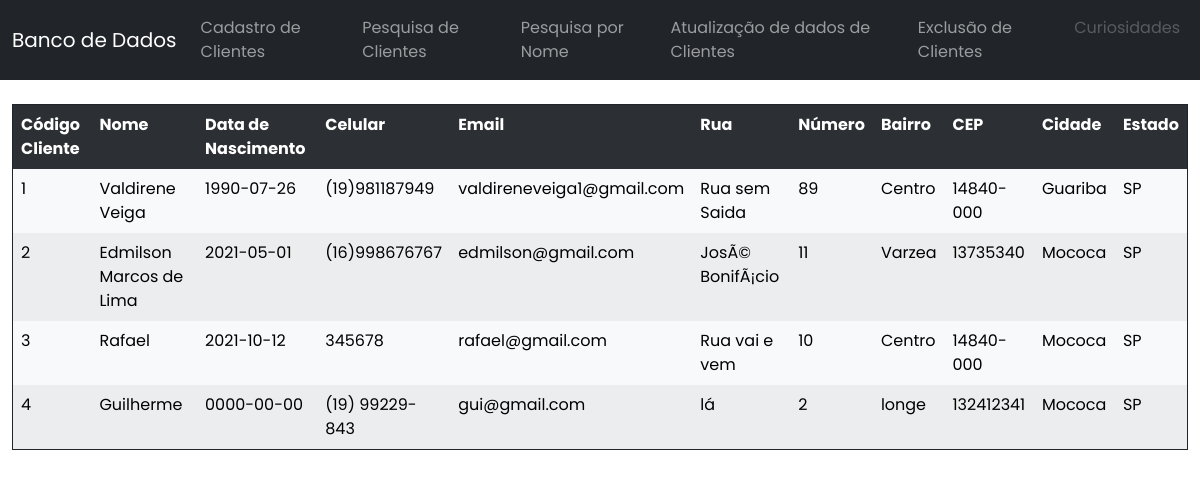
Screenshot of /ex3/consulta.php with the database file from the repository.
### tables this page shows
CREATE TABLE `tb_clientes` (
  `codcliente` int(11) NOT NULL,
  `nome` varchar(100) NOT NULL,
  `data_nasc` date NOT NULL,
  `celular` char(14) NOT NULL,
  `email` varchar(100) NOT NULL,
  `rua` varchar(100) NOT NULL,
  `numero` varchar(10) NOT NULL,
  `bairro` varchar(70) NOT NULL,
  `cep` char(9) NOT NULL,
  `cidade` varchar(100) NOT NULL,
  `estado` char(2) NOT NULL
);

### ex3/consulta.php (the view, shortened to what this page needs)
<!DOCTYPE html>
<html lang="en">
<head>
    <link href="https://cdn.jsdelivr.net/npm/bootstrap@5.1.3/dist/css/bootstrap.min.css" rel="stylesheet">
		<link rel="stylesheet" href="style.css">
</head>
<body>
  <?php
    require_once "conexao.php";
    $sql="select * from tb_clientes";
		$resultado=mysqli_query($conexao,$sql);
  ?>
  <div class="container-fluid mt-4">
    <table class="table table-light table-striped table-hover table-borderless border border-dark">
      <tr>
        <th class="table-dark">Código Cliente</th>
        <th class="table-dark">Nome</th>
        <th class="table-dark">Data de Nascimento</th>
        <th class="table-dark">Celular</th>
        <th class="table-dark">Email</th>
        <th class="table-dark">Rua</th>
        <th class="table-dark">Número</th>
        <th class="table-dark">Bairro</th>
        <th class="table-dark">CEP</th>
        <th class="table-dark">Cidade</th>
        <th class="table-dark">Estado</th>
      </tr>
  </div>
    <?php
      while ($linha=mysqli_fetch_array($resultado)) {
    ?>
    <tr>
        <td><?php echo $linha["codcliente"]?></td>
        <td><?php echo $linha["nome"]?></td>
        <td><?php echo $linha["data_nasc"]?></td>
        <td><?php echo $linha["celular"]?></td>
        <td><?php echo $linha["email"]?></td>
        <td><?php echo $linha["rua"]?></td>
        <td><?php echo $linha["numero"]?></td>
        <td><?php echo $linha["bairro"]?></td>
        <td><?php echo $linha["cep"]?></td>
        <td><?php echo $linha["cidade"]?></td>
        <td><?php echo $linha["estado"]?></td>
        <?php } ?>
    </tr>
</body>
</html>

### ex3/style.css (style rules this page uses)
*, *::before, *::after { box-sizing: border-box; margin: 0; padding: 0; }
body { min-height: 100vh; min-width: 100%; font-family: 'Poppins', sans-serif; }

### rows the page displays
tb_clientes: codcliente "1", nome "Valdirene Veiga", data_nasc "1990-07-26", celular "(19)981187949", email "valdireneveiga1@gmail.com", rua "Rua sem Saida", numero "89", bairro "Centro", cep "14840-000", cidade "Guariba", estado "SP"
tb_clientes: codcliente "2", nome "Edmilson Marcos de Lima", data_nasc "2021-05-01", celular "(16)998676767", email "edmilson@gmail.com", rua "JosÃ© BonifÃ¡cio", numero "11", bairro "Varzea", cep "13735340", cidade "Mococa", estado "SP"
tb_clientes: codcliente "3", nome "Rafael", data_nasc "2021-10-12", celular "345678", email "rafael@gmail.com", rua "Rua vai e vem", numero "10", bairro "Centro", cep "14840-000", cidade "Mococa", estado "SP"
tb_clientes: codcliente "4", nome "Guilherme", data_nasc "0000-00-00", celular "(19) 99229-843", email "gui@gmail.com", rua "lá", numero "2", bairro "longe", cep "132412341", cidade "Mococa", estado "SP"
